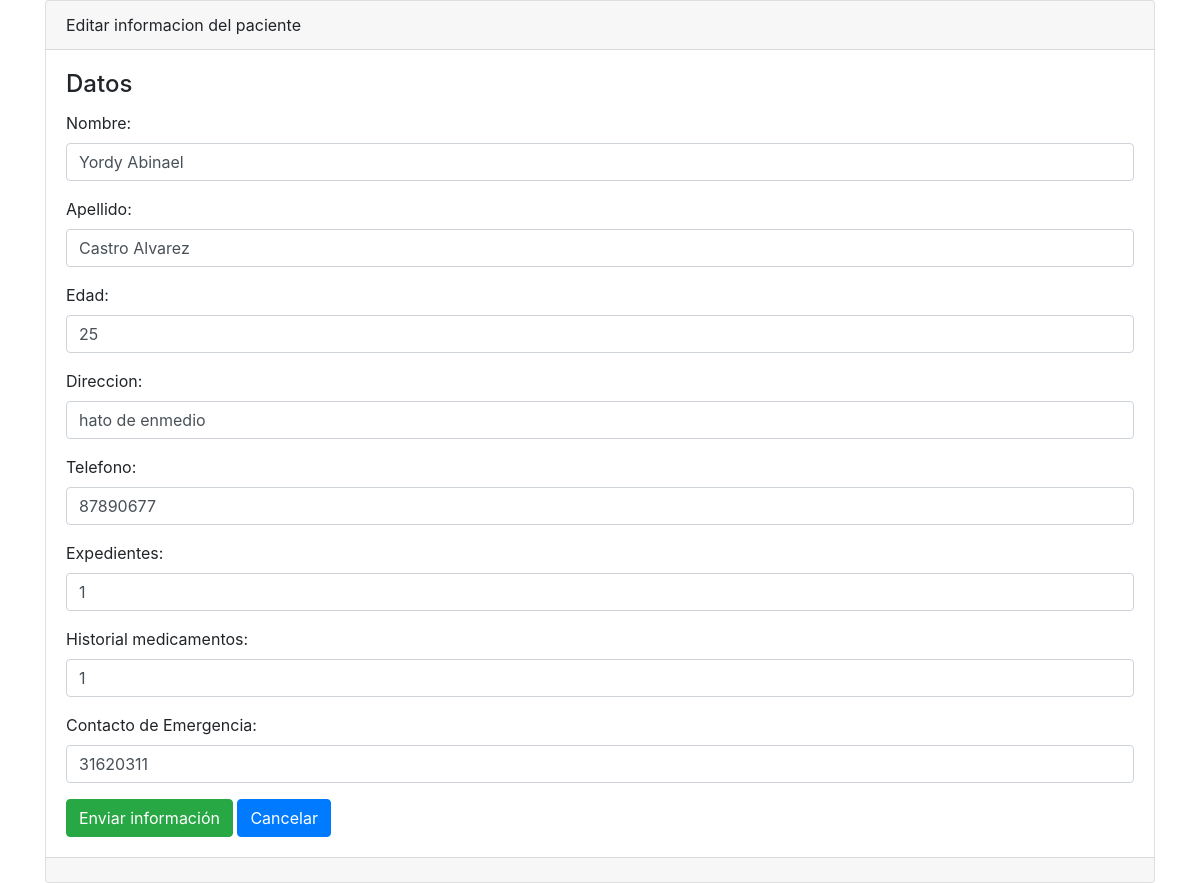
Page /pacientes/editar/16 on the committed database.
### Hospital/models.py (models this page shows, shortened)
class Persona(models.Model):
    id = models.AutoField(primary_key=True)
    nombre = models.CharField(max_length=100, verbose_name="Nombre")
    apellido = models.CharField(max_length=100, verbose_name="Apellido", blank=True, null=True)
    edad = models.IntegerField()
    direccion = models.CharField(max_length=255, verbose_name="Direccion")
    telefono = models.CharField(max_length=20, verbose_name="Telefono")

class Paciente(Persona):
    expedientes = models.ForeignKey(Expediente, on_delete=models.CASCADE, related_name='pacientes', default=None)
    historial_medicamentos = models.ForeignKey(Medicamento, on_delete=models.CASCADE, related_name='pacientes', default=None)
    contacto_emergencia = models.CharField(max_length=20, verbose_name="Contacto de Emergencia", blank=True, null=True)

### Hospital/views.py (the view)
# urls.py: path('pacientes/editar/', views.editar, name='editar'),
def editar(request, id):
    paciente = Paciente.objects.get(id=id)
    formulario = PacienteForm(request.POST or None, instance=paciente)
    if formulario.is_valid() and request.POST:
        formulario.save()
        return redirect('pacientes')
    return render(request, 'Paciente/editar.html', {"formulario": formulario})

### Hospital/forms.py
class PacienteForm(forms.ModelForm):
    class Meta:
        model = Paciente
        fields = '__all__'

### Hospital/templates/Paciente/editar.html (shortened to what this page needs)
{% extends "base.html" %}
{% block Contenido %}
    <div class="card">
        <div class="card-header">
            Editar informacion del paciente
        </div>
        <div class="card-body">
            <h4 class="card-title">Datos</h4>
            {% include "Paciente/form.html" %}
        </div>
        <div class="card-footer text-muted">
        </div>
    </div>
{% endblock %}

### Hospital/templates/Paciente/form.html (shortened to what this page needs)
<form enctype="multipart/form-data" method="post">
    {% for campo in formulario %}
    <div class="mb-3">
        <label for="" class="form-label">{{ campo.label }}:</label>
        <input
                type="{{ campo.field.widget.input_type }}"
                class="form-control"
                name="{{ campo.name }}"
                id=""
                aria-describedby="helpId"
                placeholder="{{ campo.label }}"
                value="{{ campo.value | default:'' }}"
        />
    </div>
    {% endfor %}
    <input name="" id="" class="btn btn-success" type="submit" value="Enviar información">
    <a name="" id="" class="btn btn-primary" href="{% url 'pacientes' %}" role="button">Cancelar</a>
</form>

### rows in the picture
Persona: nombre "Yordy Abinael" "Castro Alvarez" "hato de enmedio" "87890677"
Paciente: contacto_emergencia "31620311"

### other values in the picture
{{ campo.label }} "Nombre" "Apellido" "Edad" "Direccion" "Telefono" "Expedientes" "Historial medicamentos" "Contacto de Emergencia"
